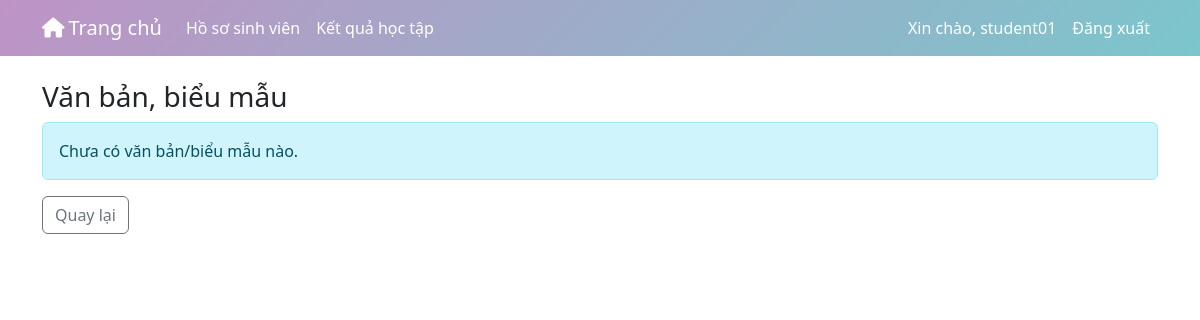
/views/documents_list.php (signed in), run on an earlier commit of the app's database.
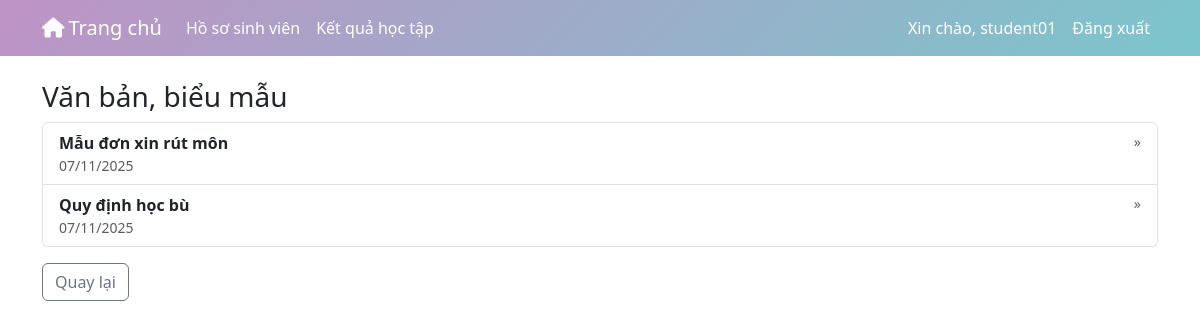
And on a later commit of the database.
### tables this page shows
CREATE TABLE `static_pages` (
  `id` int(11) NOT NULL AUTO_INCREMENT,
  `type` enum('notification','document','news') NOT NULL,
  `title` varchar(255) NOT NULL,
  `content` text DEFAULT NULL,
  `published` tinyint(1) NOT NULL DEFAULT 0,
  `image_path` varchar(255) DEFAULT NULL,
  `file_path` varchar(255) DEFAULT NULL,
  `created_at` timestamp NOT NULL DEFAULT current_timestamp(),
  `updated_at` timestamp NOT NULL DEFAULT current_timestamp() ON UPDATE current_timestamp(),
  PRIMARY KEY (`id`)
);

### functions/static_functions.php (called while the page is built, shortened)
<?php
require_once __DIR__ . '/db_connection.php';
function getStaticsByType($type)
{
    global $conn;
    try {
        $sql = "SELECT * FROM static_pages WHERE type = :type ORDER BY created_at DESC";
        $stmt = $conn->prepare($sql);
        $stmt->execute([':type' => $type]);
        return $stmt->fetchAll(PDO::FETCH_ASSOC);
    } catch (PDOException $e) {
        error_log('static_functions::getStaticsByType error: ' . $e->getMessage());
        return [];
    }
}
?>

### views/documents_list.php (the view, shortened to what this page needs)
<?php
require_once __DIR__ . '/../functions/static_functions.php';
$all = getStaticsByType('document');
$items = array_values(array_filter($all, function($r){ return !empty($r['published']); }));
?>
<!doctype html>
<html lang="vi">
<head>
    <link href="https://cdn.jsdelivr.net/npm/bootstrap@5.3.3/dist/css/bootstrap.min.css" rel="stylesheet">
    <link href="https://cdnjs.cloudflare.com/ajax/libs/font-awesome/6.4.0/css/all.min.css" rel="stylesheet">
</head>
<body>
    <?php include __DIR__ . '/user_menu.php'; ?>
    <div class="container my-4">
        <h3>Văn bản, biểu mẫu</h3>
        <?php if (empty($items)): ?>
            <div class="alert alert-info">Chưa có văn bản/biểu mẫu nào.</div>
        <?php else: ?>
            <div class="list-group">
                <?php foreach($items as $it): ?>
                    <a class="list-group-item list-group-item-action d-flex justify-content-between align-items-start" href="static_view.php?type=document&id=<?php echo $it['id']; ?>">
                        <div>
                            <div class="fw-bold"><?php echo htmlspecialchars($it['title']); ?></div>
                            <div class="text-muted small"><?php echo htmlspecialchars(date('d/m/Y', strtotime($it['created_at'] ?? 'now'))); ?></div>
                        </div>
                        <div class="text-muted small">&nbsp;&raquo;</div>
                    </a>
                <?php endforeach; ?>
            </div>
        <?php endif; ?>
        <div class="mt-3"><a href="home.php" class="btn btn-outline-secondary">Quay lại</a></div>
    </div>
</body>
</html>

What changed in the data, as far as the page shows it:
added static_pages: title "Mẫu đơn xin rút môn", created_at "07/11/2025"
added static_pages: title "Quy định học bù", created_at "07/11/2025"
Also different on the page:
text no longer shown: "Chưa có văn bản/biểu mẫu nào."
